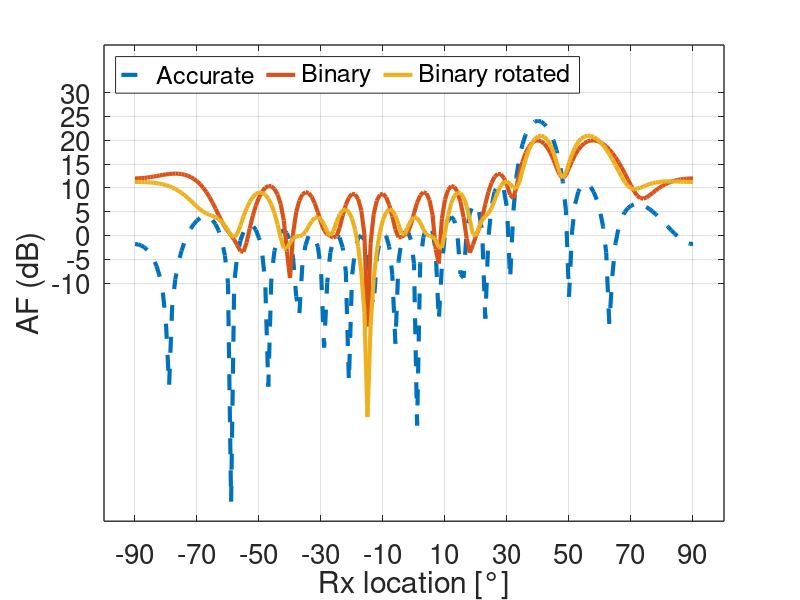
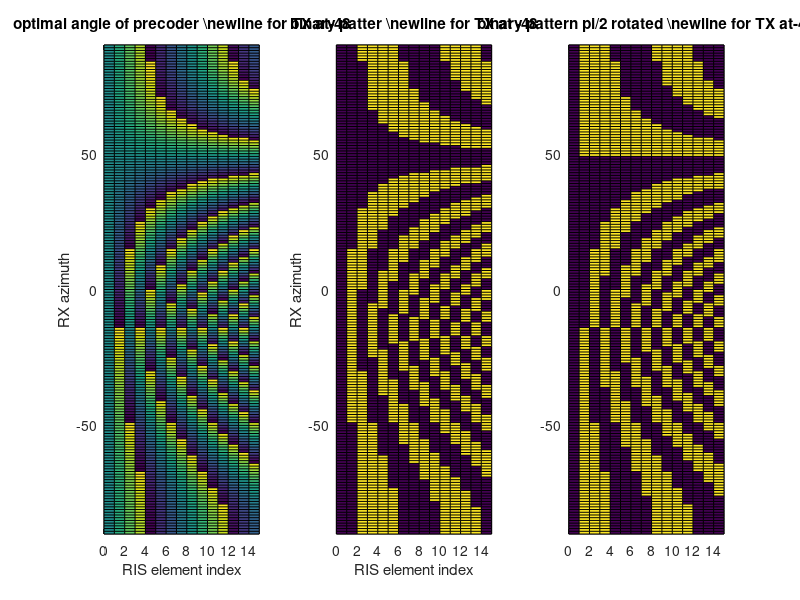

Source code (MATLAB) for these figures, in order:
clear
close all
f_c=3.5*10^9;% gdy odleglosc lambda/2- niezalezne od czestotliwosci
c=3*10^8;
d=c/f_c/2;% odleglosc miedzy elementmi antenowymi c=lambda*f
L=16;%liczba elementow antenowych

kat_TX=-48% od 0 do 90; 0= na wprost RISa
kat_RX=40%od 0 do -90 najsensowniejsze; 0= na wprost RISa
kanal_do_od_RIS=exp(-1j*2*pi*f_c/c*d*([0:L-1]*sind(kat_TX)+[0:L-1]*sind(kat_RX)));[L-1:-1:0]
katy_pomiarowe_RX=[-90:90];
prekoder=conj(kanal_do_od_RIS);
AF=exp(-1j*2*pi*f_c/c*d*([0:L-1]*sind(kat_TX)+sind(katy_pomiarowe_RX')*[0:L-1]))*transpose(prekoder);
plot(katy_pomiarowe_RX,10*log10(abs(AF).^2), "linewidth",3, '--')
hold on
prekoder_bin=2*(real(prekoder*exp(1j*0*pi/2))>0)-1;
AF=exp(-1j*2*pi*f_c/c*d*([0:L-1]*sind(kat_TX)+sind(katy_pomiarowe_RX')*[0:L-1]))*transpose(prekoder_bin);
plot(katy_pomiarowe_RX,10*log10(abs(AF).^2), "linewidth",3)
prekoder_bin=2*(real(prekoder*exp(1j*1*pi/2))>0)-1;
AF=exp(-1j*2*pi*f_c/c*d*([0:L-1]*sind(kat_TX)+sind(katy_pomiarowe_RX')*[0:L-1]))*transpose(prekoder_bin);
plot(katy_pomiarowe_RX,10*log10(abs(AF).^2), "linewidth",3)
xticks(-90:20:90);
yticks(-10:5:30);
set(gca, "linewidth", 1, "fontsize", 20)
leg = legend ("Accurate", "Binary", "Binary rotated");
legend(leg, "location", "northwest","orientation", "horizontal")
xlabel('Rx location [°]')
ylabel('AF (dB)')
% title(['AF for TX at ' num2str(kat_TX) ' and RIS pattern for TX angle=' num2str(kat_TX) ' and RX angle=' num2str(kat_RX)])
% prekoder_bin=2*(real(prekoder*exp(1j*2*pi/2))>0)-1;
% AF=exp(-1j*2*pi*f_c/c*d*([0:L-1]*sind(kat_TX)+sind(katy_pomiarowe_RX')*[L-1:-1:0]))*transpose(prekoder_bin);
% plot(10*log10(abs(AF).^2))
% prekoder_bin=2*(real(prekoder*exp(1j*3*pi/2))>0)-1;
% AF=exp(-1j*2*pi*f_c/c*d*([0:L-1]*sind(kat_TX)+sind(katy_pomiarowe_RX')*[L-1:-1:0]))*transpose(prekoder_bin);
% plot(10*log10(abs(AF).^2))
grid
figure
set_RX=[-90:90];
prekoder_ideal=exp(1j*2*pi*f_c/c*d*([0:L-1]*sind(kat_TX)+sind(set_RX')*[0:L-1]));%
prekoder_binary=zeros(length(set_RX),L);
prekoder_binary(real(prekoder_ideal)<0)=1;
subplot(1,3,1)
pcolor([0:L-1],set_RX,angle(prekoder_ideal))
title(['optimal angle of precoder \newline for TX at' num2str(kat_TX)])
xlabel('RIS element index')
ylabel('RX azimuth')
subplot(1,3,2)
pcolor([0:L-1],set_RX,prekoder_binary)
prekoder_binary2=zeros(length(set_RX),L);
prekoder_binary2(real(prekoder_ideal*exp(1j*pi/2))<0)=1; % jak zakladamy, ze do odbiornika dociera suma odbicia od
title(['binary patter \newline for TX at ' num2str(kat_TX)])
xlabel('RIS element index')
ylabel('RX azimuth')
% RIS i innych sciezek, to odbicie od RISa moze byc okrecone o jakis staly kat (tu 90 stopni),
% zeby byl w fazie tego bezposredniego.
subplot(1,3,3)
pcolor([0:L-1],set_RX,prekoder_binary2)
title(['binary pattern pi/2 rotated \newline for TX at' num2str(kat_TX)])
AA=unique(prekoder_binary2,'rows'); % 67
A=unique(prekoder_binary,'rows');

AAA=unique([AA;A;~AA;~A],'rows'); %obroty o 90 stopnia

%zbior dla wszystkich odbiorczych i nadawczych
set_TX=[0:90];
set_RX=[-90:90];
B=[];
for i=1:length(set_TX)
prekoder_ideal=exp(1j*2*pi*f_c/c*d*([0:L-1]*sind(set_TX(i))+sind(set_RX')*[0:L-1]));
prekoder_binary=real(prekoder_ideal)<0;
B=[B;prekoder_binary];
prekoder_binary=real(prekoder_ideal*exp(1j*pi/2))<0;
B=[B;prekoder_binary];
prekoder_binary=real(prekoder_ideal*exp(1j*pi))<0;
B=[B;prekoder_binary];
prekoder_binary=real(prekoder_ideal*exp(1j*3*pi/2))<0;
B=[B;prekoder_binary];
end
BB=unique(B,'rows');

rows_to_keep=ones(1,size(BB,1));
for i=1:size(BB,1)-1% probably not optimal removal
    for ii=i+1:size(BB,1)
        if rows_to_keep(i)==1 && sum(xor(BB(i,:),BB(ii,:)))<=2 % hamming distance to remove
            rows_to_keep(ii)=0;
        end
    end
end
CC=BB(logical(rows_to_keep),:);
c=0;





